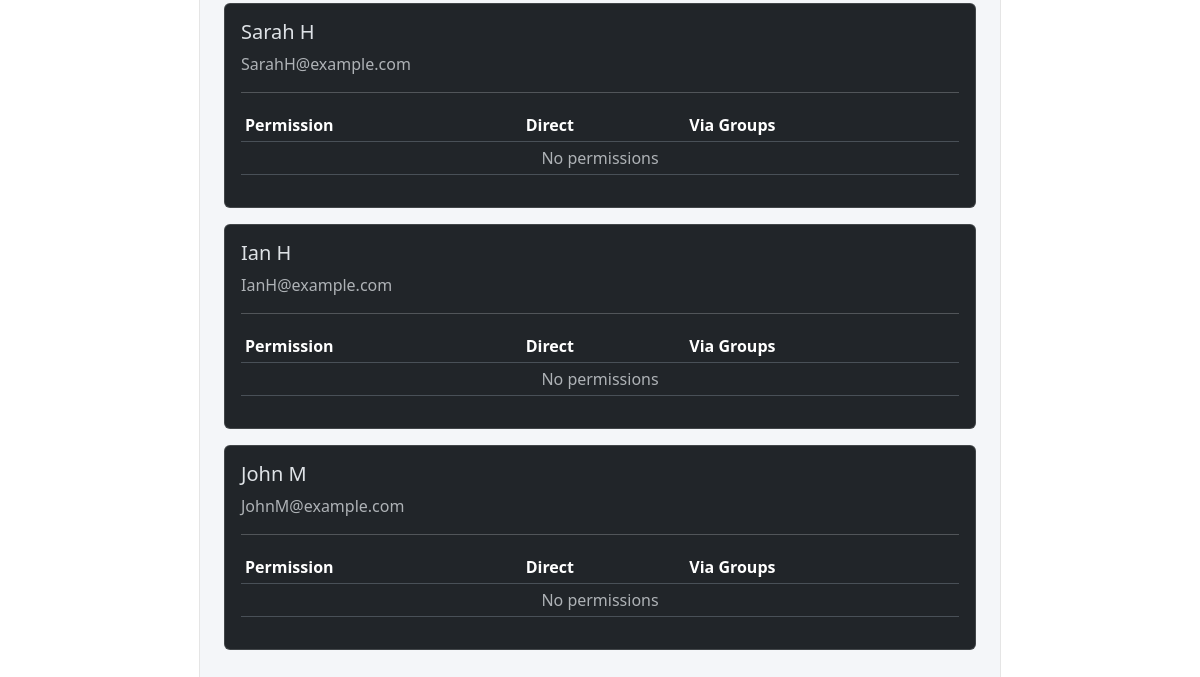
Before: /members/permissions/ (signed in, lower part) with the older database file.
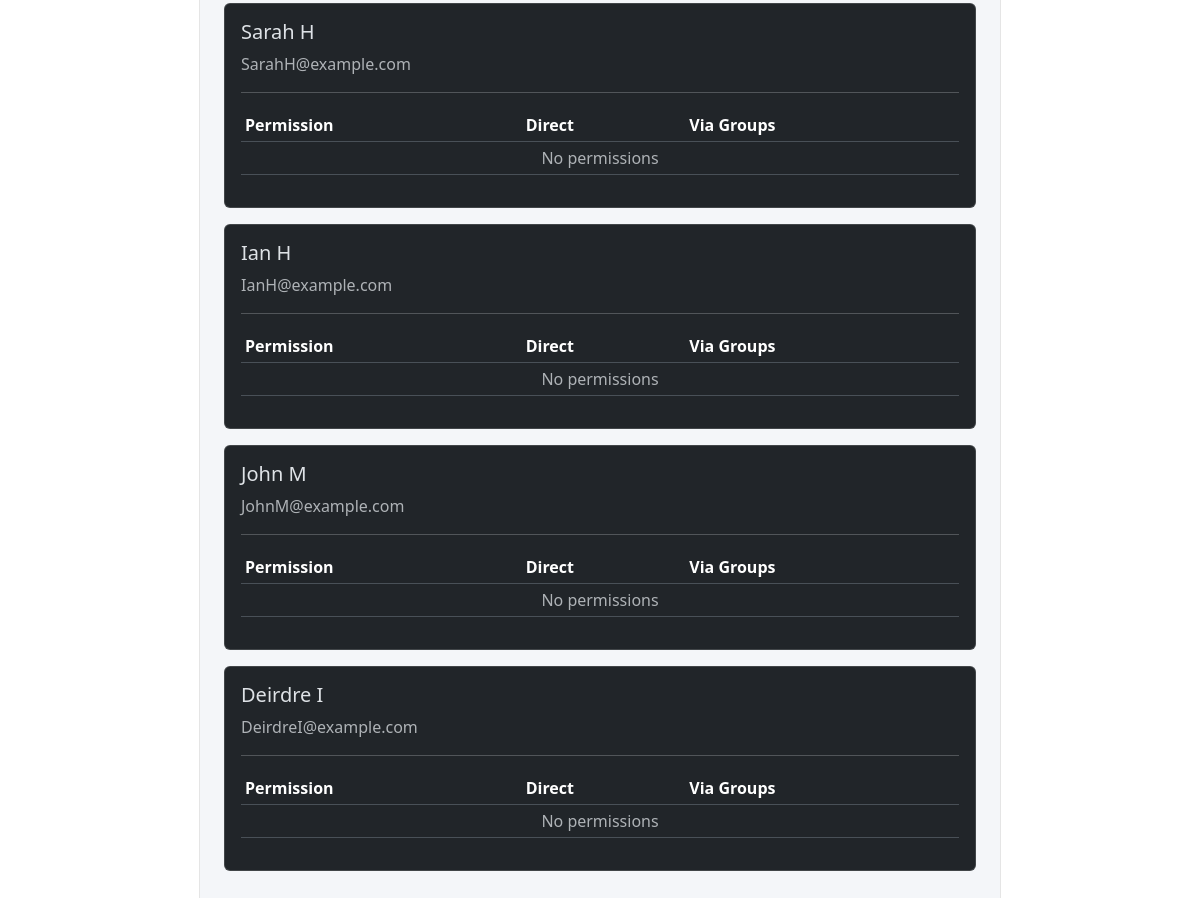
After: the same page with the newer database file.
### members/models.py (models this page shows, shortened)
class Member(AbstractUser):
    username = models.CharField(
        max_length=150,
        unique=True,
        null=True,
        blank=True,
        verbose_name="Alias"
    )
    email = models.EmailField(
        unique=True,
        verbose_name="Email Address"
    )
    full_name = models.CharField(
        max_length=255,
        blank=True,
        help_text="Full name as an alternative to first and last name"
    )
    email_verified = models.BooleanField(
        default=False,
        help_text="Designates whether the user's email has been verified"
    )
    default_boat = models.ForeignKey(
        "races.RegisteredBoat",
        on_delete=models.SET_NULL,
        null=True,
        blank=True,
        related_name="default_for_members",
    )
    USERNAME_FIELD = "email"
    REQUIRED_FIELDS = ["username"]
    def get_short_name(self):
        return self.full_name or self.username or self.email

### members/views.py (the view)
# urls.py: path("permissions/", PermissionDashboardView.as_view(), name="permission-dashboard"),
class PermissionDashboardView(UserPassesTestMixin, TemplateView):
    template_name = "members/permission_dashboard.html"
    def test_func(self):
        return self.request.user.is_staff
    def get_context_data(self, **kwargs):
        context = super().get_context_data(**kwargs)
        users = User.objects.all().prefetch_related(
            "groups__permissions",
            "user_permissions"
        )
        dashboard = []
        for user in users:
            perm_map = {}
            for perm in user.user_permissions.all():
                key = perm.id
                perm_map.setdefault(key, {
                    "perm": perm,
                    "direct": False,
                    "groups": []
                })
                perm_map[key]["direct"] = True
            for group in user.groups.all():
                for perm in group.permissions.all():
                    key = perm.id
                    perm_map.setdefault(key, {
                        "perm": perm,
                        "direct": False,
                        "groups": []
                    })
                    perm_map[key]["groups"].append(group)
            dashboard.append({
                "user": user,
                "permissions": perm_map.values(),
            })
        context["dashboard"] = dashboard
        return context

### members/templates/members/permission_dashboard.html (shortened to what this page needs)
{% extends "base.html" %}
{% block content %}
{% for entry in dashboard %}
<div class="card mb-3">
    <div class="card-body">
        <h5>{{ entry.user.get_short_name }}</h5>
        <p class="text-muted">{{ entry.user.email }}</p>
        <hr>
        <table class="table table-sm">
            <thead>
                <tr>
                    <th>Permission</th>
                    <th>Direct</th>
                    <th>Via Groups</th>
                </tr>
            </thead>
            <tbody>
                {% for item in entry.permissions %}
                <tr>
                    <td>
                        {{ item.perm.content_type.app_label }} |
                        {{ item.perm.name }}
                    </td>
                    <td>
                        {% if item.direct %}
                            ✅
                        {% endif %}
                    </td>
                    <td>
                        {% for g in item.groups %}
                            <span class="badge bg-secondary">
                                {{ g.name }}
                            </span>
                        {% empty %}
                            —
                        {% endfor %}
                    </td>
                </tr>
                {% empty %}
                <tr>
                    <td colspan="3" class="text-muted text-center">
                        No permissions
                    </td>
                </tr>
                {% endfor %}
            </tbody>
        </table>
    </div>
</div>
{% endfor %}
{% endblock %}

Changed rows visible on the page:
added Member: user.get_short_name "Deirdre I", user.email "DeirdreI@example.com"
